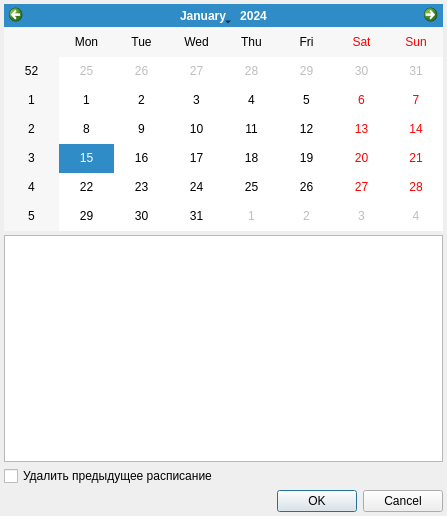
<?xml version="1.0" encoding="UTF-8"?>
<ui version="4.0">
 <class>FlexTemplateDialog</class>
 <widget class="QDialog" name="FlexTemplateDialog">
  <property name="geometry">
   <rect>
    <x>0</x>
    <y>0</y>
    <width>447</width>
    <height>516</height>
   </rect>
  </property>
  <property name="windowTitle">
   <string>Шаблон скользящего графика</string>
  </property>
  <layout class="QGridLayout" name="gridLayout">
   <property name="margin">
    <number>4</number>
   </property>
   <property name="spacing">
    <number>4</number>
   </property>
   <item row="0" column="0">
    <widget class="CCalendarWidget" name="calendarWidget"/>
   </item>
   <item row="1" column="0">
    <widget class="COrgSrtuctureJobsView" name="tblJobs"/>
   </item>
   <item row="3" column="0">
    <widget class="QDialogButtonBox" name="buttonBox">
     <property name="orientation">
      <enum>Qt::Horizontal</enum>
     </property>
     <property name="standardButtons">
      <set>QDialogButtonBox::Cancel|QDialogButtonBox::Ok</set>
     </property>
    </widget>
   </item>
   <item row="2" column="0">
    <widget class="QCheckBox" name="chkRemoveExistingJobs">
     <property name="text">
      <string>Удалить предыдущее расписание</string>
     </property>
    </widget>
   </item>
  </layout>
 </widget>
 <customwidgets>
  <customwidget>
   <class>COrgSrtuctureJobsView</class>
   <extends>QTableView</extends>
   <header location="global">Resources/OrgStructureJobs.h</header>
  </customwidget>
  <customwidget>
   <class>CCalendarWidget</class>
   <extends>QCalendarWidget</extends>
   <header location="global">library/CalendarWidget.h</header>
  </customwidget>
 </customwidgets>
 <tabstops>
  <tabstop>calendarWidget</tabstop>
  <tabstop>tblJobs</tabstop>
  <tabstop>chkRemoveExistingJobs</tabstop>
  <tabstop>buttonBox</tabstop>
 </tabstops>
 <resources/>
 <connections>
  <connection>
   <sender>buttonBox</sender>
   <signal>accepted()</signal>
   <receiver>FlexTemplateDialog</receiver>
   <slot>accept()</slot>
   <hints>
    <hint type="sourcelabel">
     <x>676</x>
     <y>702</y>
    </hint>
    <hint type="destinationlabel">
     <x>157</x>
     <y>224</y>
    </hint>
   </hints>
  </connection>
  <connection>
   <sender>buttonBox</sender>
   <signal>rejected()</signal>
   <receiver>FlexTemplateDialog</receiver>
   <slot>reject()</slot>
   <hints>
    <hint type="sourcelabel">
     <x>704</x>
     <y>702</y>
    </hint>
    <hint type="destinationlabel">
     <x>286</x>
     <y>224</y>
    </hint>
   </hints>
  </connection>
 </connections>
</ui>
